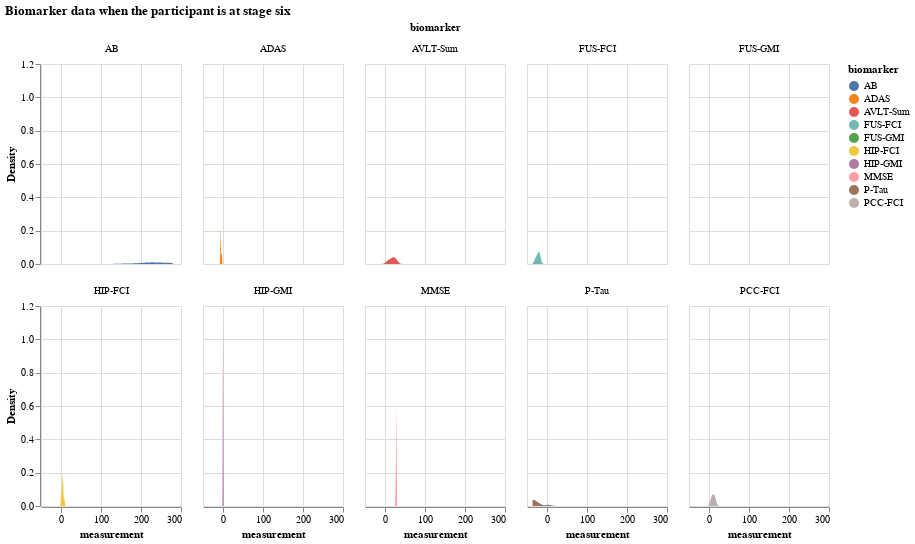

Here is the notebook cell this chart was saved with:
### Markdown cell above
### Distribution of all biomarker values when the participant is at a certain disease stage

### Code cell
# biomarker data when the participant is at stage 6
df_kj_6 = df[df.k_j == 6]
df_kj_6

alt.Chart(df_kj_6).transform_density(
    'measurement',
    as_=['measurement', 'Density'],
    groupby=['biomarker']
).mark_area().encode(
    x="measurement:Q",
    y="Density:Q",
    facet = alt.Facet(
        "biomarker:N",
        columns = 5
    ),
    color=alt.Color(
        'biomarker:N'
    )
).properties(
    width= 140,
    height = 200,
).properties(
    title='Biomarker data when the participant is at stage six'
)

### Figure 1 — Vega-Lite specification as saved in the notebook (floating-point values rounded to 4 significant figures)
{"config": {"view": {"continuousWidth": 300, "continuousHeight": 300}}, "data": {"name": "data-995f99fb963a5a134870c45b7dc22592"}, "mark": {"type": "area"}, "encoding": {"color": {"field": "biomarker", "type": "nominal"}, "facet": {"columns": 5, "field": "biomarker", "type": "nominal"}, "x": {"field": "measurement", "type": "quantitative"}, "y": {"field": "Density", "type": "quantitative"}}, "height": 200, "title": "Biomarker data when the participant is at stage six", "transform": [{"density": "measurement", "groupby": ["biomarker"], "as": ["measurement", "Density"]}], "width": 140, "$schema": "https://vega.github.io/schema/vega-lite/v5.16.3.json", "datasets": {"data-995f99fb963a5a134870c45b7dc22592": [{"participant": 0, "biomarker": "MMSE", "measurement": 27.99, "k_j": 6, "S_n": 5, "affected_or_not": "affected"}, {"participant": 17, "biomarker": "MMSE", "measurement": 28.43, "k_j": 6, "S_n": 5, "affected_or_not": "affected"}, {"participant": 21, "biomarker": "MMSE", "measurement": 26.93, "k_j": 6, "S_n": 5, "affected_or_not": "affected"}, {"participant": 33, "biomarker": "MMSE", "measurement": 28.59, "k_j": 6, "S_n": 5, "affected_or_not": "affected"}, {"participant": 36, "biomarker": "MMSE", "measurement": 27.96, "k_j": 6, "S_n": 5, "affected_or_not": "affected"}, {"participant": 37, "biomarker": "MMSE", "measurement": 28.13, "k_j": 6, "S_n": 5, "affected_or_not": "affected"}, {"participant": 41, "biomarker": "MMSE", "measurement": 27.59, "k_j": 6, "S_n": 5, "affected_or_not": "affected"}, {"participant": 98, "biomarker": "MMSE", "measurement": 28.51, "k_j": 6, "S_n": 5, "affected_or_not": "affected"}, {"participant": 0, "biomarker": "ADAS", "measurement": -3.454, "k_j": 6, "S_n": 6, "affected_or_not": "affected"}, {"participant": 17, "biomarker": "ADAS", "measurement": -5.441, "k_j": 6, "S_n": 6, "affected_or_not": "affected"}, {"participant": 21, "biomarker": "ADAS", "measurement": -6.666, "k_j": 6, "S_n": 6, "affected_or_not": "affected"}, {"participant": 33, "biomarker": "ADAS", "measurement": -6.468, "k_j": 6, "S_n": 6, "affected_or_not": "affected"}, {"participant": 36, "biomarker": "ADAS", "measurement": -5.34, "k_j": 6, "S_n": 6, "affected_or_not": "affected"}, {"participant": 37, "biomarker": "ADAS", "measurement": -5.661, "k_j": 6, "S_n": 6, "affected_or_not": "affected"}, {"participant": 41, "biomarker": "ADAS", "measurement": -5.447, "k_j": 6, "S_n": 6, "affected_or_not": "affected"}, {"participant": 98, "biomarker": "ADAS", "measurement": -5.121, "k_j": 6, "S_n": 6, "affected_or_not": "affected"}, {"participant": 0, "biomarker": "AB", "measurement": 268.7, "k_j": 6, "S_n": 3, "affected_or_not": "affected"}, {"participant": 17, "biomarker": "AB", "measurement": 279.5, "k_j": 6, "S_n": 3, "affected_or_not": "affected"}, {"participant": 21, "biomarker": "AB", "measurement": 229.0, "k_j": 6, "S_n": 3, "affected_or_not": "affected"}, {"participant": 33, "biomarker": "AB", "measurement": 162.9, "k_j": 6, "S_n": 3, "affected_or_not": "affected"}, {"participant": 36, "biomarker": "AB", "measurement": 254.3, "k_j": 6, "S_n": 3, "affected_or_not": "affected"}, {"participant": 37, "biomarker": "AB", "measurement": 221.5, "k_j": 6, "S_n": 3, "affected_or_not": "affected"}, {"participant": 41, "biomarker": "AB", "measurement": 204.9, "k_j": 6, "S_n": 3, "affected_or_not": "affected"}, {"participant": 98, "biomarker": "AB", "measurement": 223.5, "k_j": 6, "S_n": 3, "affected_or_not": "affected"}, {"participant": 0, "biomarker": "P-Tau", "measurement": -32.72, "k_j": 6, "S_n": 4, "affected_or_not": "affected"}, {"participant": 17, "biomarker": "P-Tau", "measurement": -35.13, "k_j": 6, "S_n": 4, "affected_or_not": "affected"}, {"participant": 21, "biomarker": "P-Tau", "measurement": -33.21, "k_j": 6, "S_n": 4, "affected_or_not": "affected"}, {"participant": 33, "biomarker": "P-Tau", "measurement": -19.0, "k_j": 6, "S_n": 4, "affected_or_not": "affected"}, {"participant": 36, "biomarker": "P-Tau", "measurement": -22.06, "k_j": 6, "S_n": 4, "affected_or_not": "affected"}, {"participant": 37, "biomarker": "P-Tau", "measurement": 3.801, "k_j": 6, "S_n": 4, "affected_or_not": "affected"}, {"participant": 41, "biomarker": "P-Tau", "measurement": -36.18, "k_j": 6, "S_n": 4, "affected_or_not": "affected"}, {"participant": 98, "biomarker": "P-Tau", "measurement": -34.58, "k_j": 6, "S_n": 4, "affected_or_not": "affected"}, {"participant": 0, "biomarker": "HIP-FCI", "measurement": 8.298, "k_j": 6, "S_n": 1, "affected_or_not": "affected"}, {"participant": 17, "biomarker": "HIP-FCI", "measurement": 1.08, "k_j": 6, "S_n": 1, "affected_or_not": "affected"}, {"participant": 21, "biomarker": "HIP-FCI", "measurement": 3.926, "k_j": 6, "S_n": 1, "affected_or_not": "affected"}, {"participant": 33, "biomarker": "HIP-FCI", "measurement": 1.187, "k_j": 6, "S_n": 1, "affected_or_not": "affected"}, {"participant": 36, "biomarker": "HIP-FCI", "measurement": 4.875, "k_j": 6, "S_n": 1, "affected_or_not": "affected"}, {"participant": 37, "biomarker": "HIP-FCI", "measurement": 3.857, "k_j": 6, "S_n": 1, "affected_or_not": "affected"}, {"participant": 41, "biomarker": "HIP-FCI", "measurement": 4.045, "k_j": 6, "S_n": 1, "affected_or_not": "affected"}, {"participant": 98, "biomarker": "HIP-FCI", "measurement": 5.387, "k_j": 6, "S_n": 1, "affected_or_not": "affected"}, {"participant": 0, "biomarker": "HIP-GMI", "measurement": 0.7247, "k_j": 6, "S_n": 7, "affected_or_not": "not_affected"}, {"participant": 17, "biomarker": "HIP-GMI", "measurement": 0.001519, "k_j": 6, "S_n": 7, "affected_or_not": "not_affected"}, {"participant": 21, "biomarker": "HIP-GMI", "measurement": -0.2253, "k_j": 6, "S_n": 7, "affected_or_not": "not_affected"}, {"participant": 33, "biomarker": "HIP-GMI", "measurement": -0.0435, "k_j": 6, "S_n": 7, "affected_or_not": "not_affected"}, {"participant": 36, "biomarker": "HIP-GMI", "measurement": 0.1663, "k_j": 6, "S_n": 7, "affected_or_not": "not_affected"}, {"participant": 37, "biomarker": "HIP-GMI", "measurement": 0.3153, "k_j": 6, "S_n": 7, "affected_or_not": "not_affected"}, {"participant": 41, "biomarker": "HIP-GMI", "measurement": 0.3556, "k_j": 6, "S_n": 7, "affected_or_not": "not_affected"}, {"participant": 98, "biomarker": "HIP-GMI", "measurement": -0.09882, "k_j": 6, "S_n": 7, "affected_or_not": "not_affected"}, {"participant": 0, "biomarker": "AVLT-Sum", "measurement": 8.193, "k_j": 6, "S_n": 8, "affected_or_not": "not_affected"}, {"participant": 17, "biomarker": "AVLT-Sum", "measurement": 24.98, "k_j": 6, "S_n": 8, "affected_or_not": "not_affected"}, {"participant": 21, "biomarker": "AVLT-Sum", "measurement": 7.153, "k_j": 6, "S_n": 8, "affected_or_not": "not_affected"}, {"participant": 33, "biomarker": "AVLT-Sum", "measurement": 25.4, "k_j": 6, "S_n": 8, "affected_or_not": "not_affected"}, {"participant": 36, "biomarker": "AVLT-Sum", "measurement": 28.9, "k_j": 6, "S_n": 8, "affected_or_not": "not_affected"}, {"participant": 37, "biomarker": "AVLT-Sum", "measurement": 15.93, "k_j": 6, "S_n": 8, "affected_or_not": "not_affected"}, {"participant": 41, "biomarker": "AVLT-Sum", "measurement": 19.63, "k_j": 6, "S_n": 8, "affected_or_not": "not_affected"}, {"participant": 98, "biomarker": "AVLT-Sum", "measurement": 18.85, "k_j": 6, "S_n": 8, "affected_or_not": "not_affected"}, {"participant": 0, "biomarker": "PCC-FCI", "measurement": 11.53, "k_j": 6, "S_n": 2, "affected_or_not": "affected"}, {"participant": 17, "biomarker": "PCC-FCI", "measurement": 4.473, "k_j": 6, "S_n": 2, "affected_or_not": "affected"}, {"participant": 21, "biomarker": "PCC-FCI", "measurement": 7.481, "k_j": 6, "S_n": 2, "affected_or_not": "affected"}, {"participant": 33, "biomarker": "PCC-FCI", "measurement": 6.791, "k_j": 6, "S_n": 2, "affected_or_not": "affected"}, {"participant": 36, "biomarker": "PCC-FCI", "measurement": 16.44, "k_j": 6, "S_n": 2, "affected_or_not": "affected"}, {"participant": 37, "biomarker": "PCC-FCI", "measurement": 12.76, "k_j": 6, "S_n": 2, "affected_or_not": "affected"}, {"participant": 41, "biomarker": "PCC-FCI", "measurement": 10.25, "k_j": 6, "S_n": 2, "affected_or_not": "affected"}, {"participant": 98, "biomarker": "PCC-FCI", "measurement": 15.71, "k_j": 6, "S_n": 2, "affected_or_not": "affected"}, {"participant": 0, "biomarker": "FUS-GMI", "measurement": 0.4975, "k_j": 6, "S_n": 9, "affected_or_not": "not_affected"}, {"participant": 17, "biomarker": "FUS-GMI", "measurement": 0.601, "k_j": 6, "S_n": 9, "affected_or_not": "not_affected"}, {"participant": 21, "biomarker": "FUS-GMI", "measurement": 0.6214, "k_j": 6, "S_n": 9, "affected_or_not": "not_affected"}, {"participant": 33, "biomarker": "FUS-GMI", "measurement": 0.4508, "k_j": 6, "S_n": 9, "affected_or_not": "not_affected"}, {"participant": 36, "biomarker": "FUS-GMI", "measurement": 0.5458, "k_j": 6, "S_n": 9, "affected_or_not": "not_affected"}, {"participant": 37, "biomarker": "FUS-GMI", "measurement": 0.5155, "k_j": 6, "S_n": 9, "affected_or_not": "not_affected"}, {"participant": 41, "biomarker": "FUS-GMI", "measurement": 0.5817, "k_j": 6, "S_n": 9, "affected_or_not": "not_affected"}, {"participant": 98, "biomarker": "FUS-GMI", "measurement": 0.452, "k_j": 6, "S_n": 9, "affected_or_not": "not_affected"}, {"participant": 0, "biomarker": "FUS-FCI", "measurement": -30.28, "k_j": 6, "S_n": 10, "affected_or_not": "not_affected"}, {"participant": 17, "biomarker": "FUS-FCI", "measurement": -19.73, "k_j": 6, "S_n": 10, "affected_or_not": "not_affected"}, {"participant": 21, "biomarker": "FUS-FCI", "measurement": -25.51, "k_j": 6, "S_n": 10, "affected_or_not": "not_affected"}, {"participant": 33, "biomarker": "FUS-FCI", "measurement": -21.63, "k_j": 6, "S_n": 10, "affected_or_not": "not_affected"}, {"participant": 36, "biomarker": "FUS-FCI", "measurement": -17.76, "k_j": 6, "S_n": 10, "affected_or_not": "not_affected"}, {"participant": 37, "biomarker": "FUS-FCI", "measurement": -17.3, "k_j": 6, "S_n": 10, "affected_or_not": "not_affected"}, {"participant": 41, "biomarker": "FUS-FCI", "measurement": -26.4, "k_j": 6, "S_n": 10, "affected_or_not": "not_affected"}, {"participant": 98, "biomarker": "FUS-FCI", "measurement": -20.7, "k_j": 6, "S_n": 10, "affected_or_not": "not_affected"}]}}
